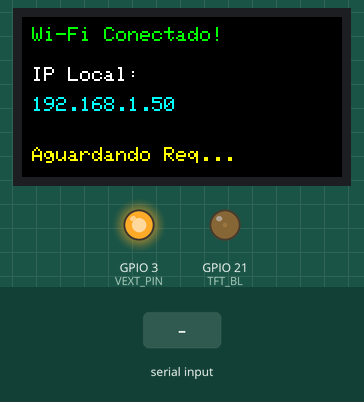
The sketch below on a simulated ESP32. Shown: 160×80 colour display, output pins drawn as LEDs (lit = HIGH). The test bench sets the inputs (shaded band). WiFi joins after 1.5 s; servers stay silent unless stated; random numbers use the default seed unless the sketch sets one; what the sketch prints to the serial monitor is not drawn.

Above: at 2.9 s.
3.0 s: "GET DATA\n" received over Serial
At 3.6 s:
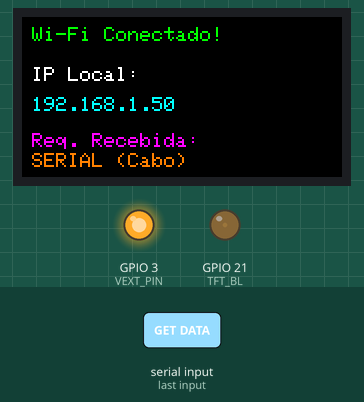
Timing chart, 0 to 6.0 s (numbered marks = the images above; inputs shaded):
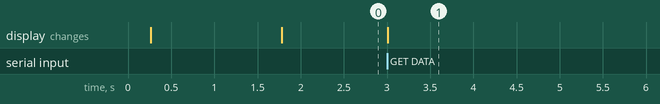

Measured:
- after the input at 3.0 s, the display: changes at once (image 1)

The sketch:

Firmware_ACM_emulacao.ino
```cpp
#include <WiFi.h>
#include <ArduinoJson.h>
#include <SPI.h>
#include <Adafruit_GFX.h>
#include <Adafruit_ST7735.h>

// --- SUA REDE WI-FI ---
const char* ssid     = "LightningSL";
const char* password = "LightningSL#2025";
const int SERVER_PORT = 8080;

WiFiServer server(SERVER_PORT);
WiFiClient remoteClient;

// --- PINOS DA TELA (Heltec Wireless Tracker) ---
#define TFT_MOSI 42
#define TFT_SCLK 41
#define TFT_CS   38
#define TFT_DC   40
#define TFT_RST  39
#define VEXT_PIN 3 // Pino mágico da Heltec que liga a energia da tela e do GPS
#define TFT_BL 21 // Pino comum de Backlight na família Heltec

// Instancia o driver da tela
Adafruit_ST7735 tft = Adafruit_ST7735(TFT_CS, TFT_DC, TFT_MOSI, TFT_SCLK, TFT_RST);

void setup() {
  Serial.begin(115200);

  // 1. Liga o LDO de Energia Principal da Placa (VEXT)
  pinMode(VEXT_PIN, OUTPUT);
  digitalWrite(VEXT_PIN, HIGH);
  delay(100); // Precisa desse respiro para o hardware de energia estabilizar

  // 2. Liga a Luz de Fundo (Backlight) do TFT com brilho controlado (PWM)
  // analogWrite aceita valores de 0 (totalmente apagado) a 255 (brilho máximo)
  // Um valor entre 30 e 80 costuma ser excelente para ambientes internos
  analogWrite(TFT_BL, 10);

  // 3. Inicializa a Tela TFT
  tft.initR(INITR_MINI160x80); // Configuração exata da tela 0.96"
  tft.setRotation(3);          // Rotação horizontal
  tft.fillScreen(ST77XX_BLACK);

  // Mensagem Inicial
  tft.setTextColor(ST77XX_WHITE);
  tft.setTextSize(1);
  tft.setCursor(5, 5);
  tft.println("Iniciando...");
  tft.setCursor(5, 20);
  tft.println("Conectando Wi-Fi:");
  tft.setTextColor(ST77XX_CYAN);
  tft.setCursor(5, 30);
  tft.println(ssid);

  // 4. Conecta no Wi-Fi
  Serial.print("Conectando ao Wi-Fi");
  WiFi.begin(ssid, password);
  while (WiFi.status() != WL_CONNECTED) {
    delay(500);
    Serial.print(".");
  }

  Serial.println("\nWi-Fi Conectado!");
  Serial.print("IP do ESP32: ");
  Serial.println(WiFi.localIP());

  // 5. Atualiza Tela com IP conectado
  tft.fillScreen(ST77XX_BLACK);
  tft.setTextColor(ST77XX_GREEN);
  tft.setCursor(5, 5);
  tft.println("Wi-Fi Conectado!");

  tft.setTextColor(ST77XX_WHITE);
  tft.setCursor(5, 25);
  tft.println("IP Local:");

  tft.setTextColor(ST77XX_CYAN);
  tft.setCursor(5, 40);
  tft.println(WiFi.localIP().toString());

  tft.setTextColor(ST77XX_YELLOW);
  tft.setCursor(5, 65);
  tft.println("Aguardando Req...");

  server.begin();
}

void loop() {
  // 1. Atende USB Serial
  if (Serial.available()) {
    String cmd = Serial.readStringUntil('\n');
    cmd.trim();
    if (cmd == "GET DATA") {
      sendJson(Serial, "serial");
      updateScreenStatus("SERIAL (Cabo)");
    }
  }

  // 2. Atende Wi-Fi
  if (server.hasClient()) {
    if (!remoteClient || !remoteClient.connected()) {
      remoteClient = server.available();
    }
  }

  if (remoteClient && remoteClient.connected() && remoteClient.available()) {
    String cmd = remoteClient.readStringUntil('\n');
    cmd.trim();
    if (cmd == "GET DATA") {
      sendJson(remoteClient, "wifi");
      updateScreenStatus("WI-FI (Rede)");
    }
  }
}

// Função padronizada de envio JSON
template <typename T>
void sendJson(T &out, String src) {
  JsonDocument doc;
  doc["type"] = "data";
  doc["src"] = src;

  JsonObject payload = doc["payload"].to<JsonObject>();
  // Gera valores aleatórios para teste
  payload["pm25"] = random(100, 500) / 10.0;
  payload["pm10"] = random(200, 600) / 10.0;
  payload["co_ppm"] = random(0, 100) / 100.0;
  payload["lpg_ppm"] = random(200, 300);
  payload["temp_c"] = 25.5;
  payload["humid_p"] = 60.0;

  serializeJson(doc, out);
  out.println(); // Importante: Nova linha delimita o fim do JSON
}

// Função que pinta apenas a parte de baixo da tela
void updateScreenStatus(String modo) {
  // Apaga a mensagem anterior desenhando um quadrado preto por cima
  tft.fillRect(0, 55, 160, 25, ST77XX_BLACK);

  tft.setCursor(5, 58);
  tft.setTextColor(ST77XX_MAGENTA);
  tft.print("Req. Recebida:");

  tft.setCursor(5, 68);
  tft.setTextColor(ST77XX_ORANGE);
  tft.print(modo);
}
```
